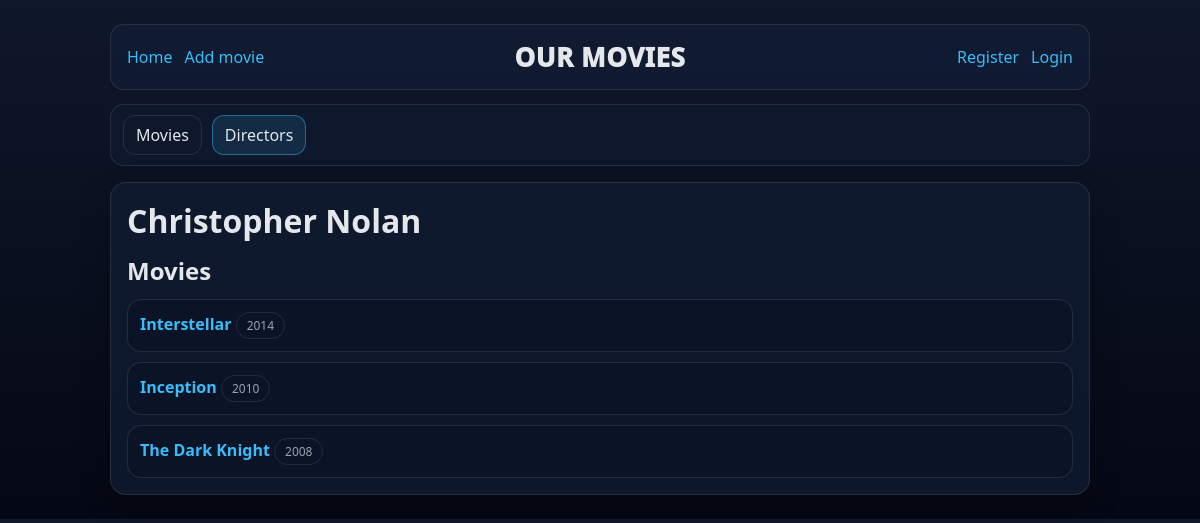
Page /directors/1 on the committed database.
### model.py (models this page shows)
class Director(db.Model):
    __tablename__ = "directors"
    id = db.Column(db.Integer, primary_key=True)
    name = db.Column(db.String(120), unique=True, nullable=False, index=True)
    movies = db.relationship("Movie", back_populates="director", cascade="all, delete-orphan")

class Movie(db.Model):
    __tablename__ = "movies"
    id = db.Column(db.Integer, primary_key=True)
    title = db.Column(db.String(200), nullable=False, index=True)
    year = db.Column(db.Integer, nullable=True, index=True)
    duration_minutes = db.Column(db.Integer, nullable=True)
    description = db.Column(db.Text, nullable=True)
    poster_url = db.Column(db.String(500), nullable=True)
    trailer_url = db.Column(db.String(500), nullable=True)
    created_at = db.Column(db.DateTime, default=datetime.utcnow, nullable=False)
    director_id = db.Column(
        db.Integer,
        db.ForeignKey("directors.id", ondelete="SET NULL"),
        nullable=True,
        index=True,
    )
    director = db.relationship("Director", back_populates="movies")
    reviews = db.relationship("Review", back_populates="movie", cascade="all, delete-orphan")
    favorites = db.relationship("Favorite", back_populates="movie", cascade="all, delete-orphan")
    genres = db.relationship("Genre", secondary=movie_genres, back_populates="movies")

### app.py (the view)
@app.route("/directors/<int:director_id>")
def director_detail(director_id):
    director = Director.query.get_or_404(director_id)
    movies = Movie.query.filter_by(director_id=director.id).order_by(Movie.year.desc()).all()
    return render_template("director_detail.html", director=director, movies=movies)

### templates/director_detail.html (shortened to what this page needs)
{% extends "base.html" %}
{% block content %}
<h1>{{ director.name }}</h1>
<h2>Movies</h2>
<ul class="list">
  {% for m in movies %}
    <li>
      <a href="{{ url_for('movie_detail', movie_id=m.id) }}"><b>{{ m.title }}</b></a>
      {% if m.year %}<span class="badge">{{ m.year }}</span>{% endif %}
    </li>
  {% else %}
    <li>No directors yet.</li>
  {% endfor %}
</ul>
{% endblock %}

### static/style.css (style rules this page uses)
:root { --bg:#0f172a; --panel:#111c33; --panel2:#0b1224; --text:#e5e7eb; --muted:#9ca3af; --brand:#38bdf8; --ok:#22c55e; --bad:#ef4444; --border:rgba(255,255,255,.10); }
* { box-sizing:border-box; }
body { margin:0; font-family: system-ui, -apple-system, Segoe UI, Roboto, Arial, sans-serif; background: linear-gradient(180deg, var(--bg), #050814); color: var(--text); }
a { color: var(--brand); text-decoration:none; }
h1,h2,h3 { margin: 0 0 12px; }
.list { list-style:none; padding:0; margin:0; display:grid; gap:10px; }
.list li { padding:12px; border:1px solid var(--border); border-radius:14px; background: rgba(11, 18, 36, .6); }
.badge { display:inline-block; padding:4px 10px; border-radius:999px; border:1px solid var(--border); color: var(--muted); font-size: 12px; }

### rows in the picture
Director: name "Christopher Nolan"
Movie: title "Interstellar", year "2014"
Movie: title "Inception", year "2010"
Movie: title "The Dark Knight", year "2008"
